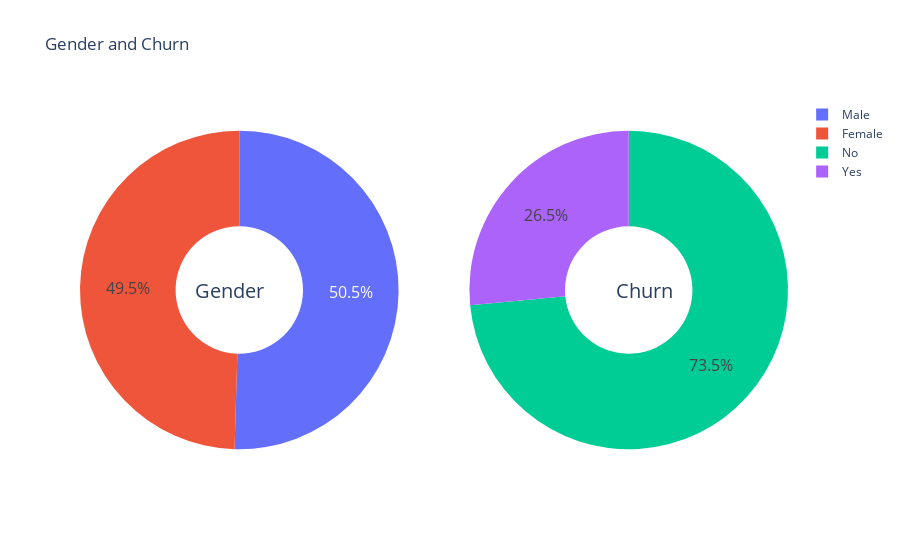

The notebook cell this image was saved under:
### Markdown cell above
## gender

### Code cell
# Định nghĩa nhãn cho 2 biểu đồ Gender và Churn
g_labels = ['Male', 'Female']
c_labels = ['No', 'Yes']
# Tạo một đối tượng subplot với một hàng và hai cột. Mỗi subplot sẽ chứa một biểu đồ hình tròn.
fig = make_subplots(rows=1, cols=2, specs=[[{'type':'domain'}, {'type':'domain'}]])
#Thêm hai biểu đồ hình tròn vào subplot. Mỗi biểu đồ hình tròn sẽ hiển thị phân phối của một biến cụ thể (gender hoặc Churn).
fig.add_trace(go.Pie(labels=g_labels, values=df['gender'].value_counts(), name="Gender"),
              1, 1)
fig.add_trace(go.Pie(labels=c_labels, values=df['Churn'].value_counts(), name="Churn"),
              1, 2)

# Chúng ta cũng sử dụng thuộc tính 'hole' để tạo ra biểu đồ tròn giống như hình donut,
#  và cập nhật kích thước chữ và thông tin hiển thị khi di chuột qua biểu đồ.
fig.update_traces(hole=.4, hoverinfo="label+percent+name", textfont_size=16)
# Cập nhật layout của subplot. 
fig.update_layout(
    title_text="Gender and Churn",
    # Thêm tiêu đề cho subplot và các chú thích ở giữa các biểu đồ hình tròn.
    annotations=[dict(text='Gender', x=0.16, y=0.5, font_size=20, showarrow=False),
                 dict(text='Churn', x=0.84, y=0.5, font_size=20, showarrow=False)])
#Hiển thị subplot.
fig.show()

### Figure 1 — Plotly figure (JSON) as saved in the notebook; plotly's stock layout.template omitted (floating-point values rounded to 4 significant figures)
{"data": [{"domain": {"x": [0, 0.45], "y": [0, 1]}, "hole": 0.4, "hoverinfo": "label+percent+name", "labels": ["Male", "Female"], "name": "Gender", "textfont": {"size": 16}, "type": "pie", "values": [3555, 3488]}, {"domain": {"x": [0.55, 1], "y": [0, 1]}, "hole": 0.4, "hoverinfo": "label+percent+name", "labels": ["No", "Yes"], "name": "Churn", "textfont": {"size": 16}, "type": "pie", "values": [5174, 1869]}], "layout": {"annotations": [{"font": {"size": 20}, "showarrow": false, "text": "Gender", "x": 0.16, "y": 0.5}, {"font": {"size": 20}, "showarrow": false, "text": "Churn", "x": 0.84, "y": 0.5}], "title": {"text": "Gender and Churn"}}}
